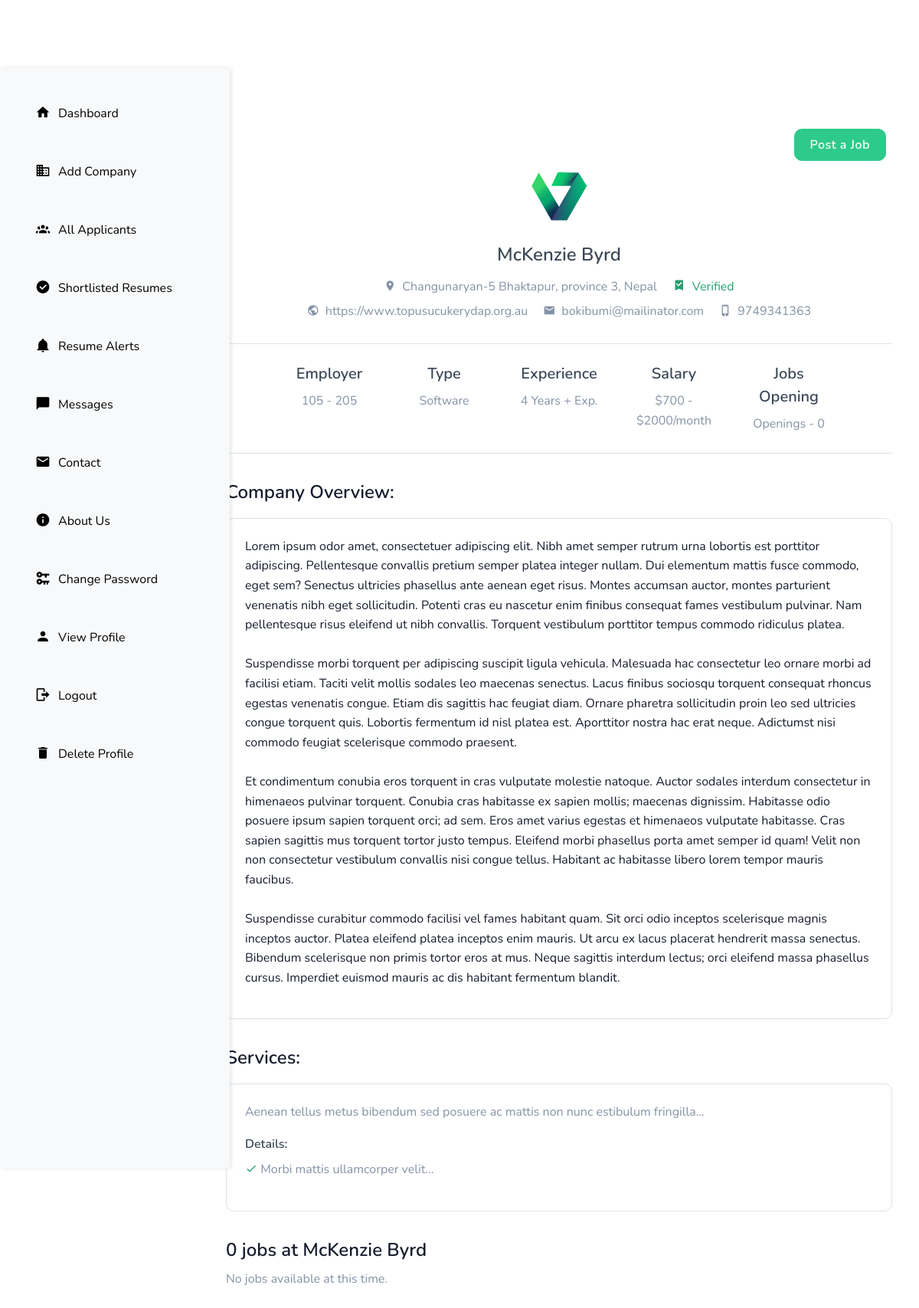
/company/company_detail/1/, run on an earlier commit of the app's database.
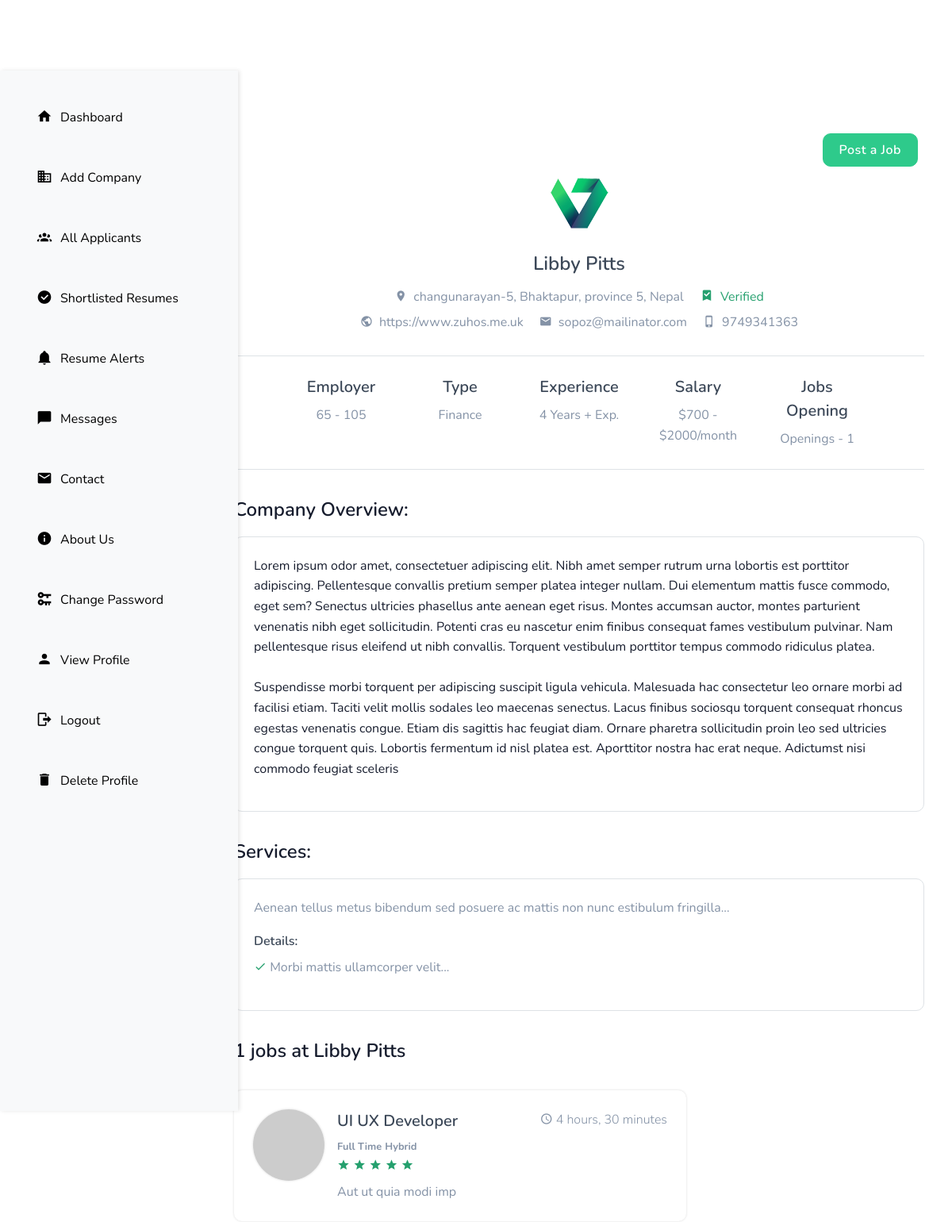
And on a later commit of the database.
### company/models.py (models this page shows, shortened)
class Company(models.Model):
    user = models.OneToOneField(User, on_delete=models.CASCADE)
    name = models.CharField(max_length=200)
    address = models.CharField(max_length=50, null= True)
    email = models.EmailField(max_length=50)
    phone_number = models.CharField(max_length=13)
    website = models.URLField()
    founded_in = models.PositiveIntegerField()
    primary_industry = models.CharField(max_length=100, choices=PRIMARY_INDUSTRY)
    province = models.CharField(max_length=20, choices=PROVINCE_CHOICES)
    company_size = models.CharField(max_length=20,choices=COMPANY_SIZES)
    country = models.CharField(max_length=20, choices=COUNTRY_CHOICES)
    linkedin = models.URLField()
    instagram = models.URLField()
    facebook = models.URLField()
    about_company = models.TextField()

### job/models.py (models this page shows, shortened)
class Job(models.Model):
    company = models.ForeignKey(Company, on_delete=models.CASCADE)  # Renamed for clarity
    title = models.CharField(max_length=200)
    post_date_time = models.DateTimeField(auto_now_add=True, editable=False)
    date_posted = models.DateField(auto_now_add=True)
    salary = models.PositiveIntegerField()
    pay_mode = models.CharField(max_length=20, choices=PAY_MODE)
    job_type = models.CharField(max_length=50, choices=JOB_TYPE)
    job_location = models.CharField(max_length=200, choices=JOB_LOCATION)
    job_category = models.CharField(max_length=200, choices=JOB_CATEGORY)
    expiry_date = models.DateTimeField(null=True, blank=True)
    job_description = models.TextField()
    status = models.CharField(max_length=50, choices=STATUS, default='Pending')

### company/views.py (the view)
# urls.py: path('company_detail/<int:pk>/', views.company_detail, name='company_detail'),
def company_detail(request, pk):
  company = Company.objects.get(id = pk)
  context = {'company': company}
  return render(request, 'company/company_detail.html', context)

### templates/company/company_detail.html (shortened to what the changed rows need)
{% extends "base.html" %}
{% load static %}
{% block content %}
<section class="section">
  <div class="container">
    <div class="row">
      <div class="col-lg-12">
        <div class="text-sm-center">
          <h4 class="mt-3"><a href="#" class="text-dark">{{ company.name }}</a></h4>
          <ul class="list-inline mb-0">
            <li class="list-inline-item mr-3">
              <p class="text-muted mb-0 text-center"><i class="mdi mdi-map-marker mr-2"></i>{{ company.address }}, {{ company.province }}, {{ company.country }}</p>
            </li>
          </ul>
          <ul class="list-inline mb-2">
            <li class="list-inline-item mr-3">
              <p class="text-muted"><i class="mdi mdi-earth mr-2"></i>{{ company.linkedin }}</p>
            </li>
            <li class="list-inline-item mr-3">
              <p class="text-muted"><i class="mdi mdi-email mr-2"></i>{{ company.email }}</p>
            </li>
            <li class="list-inline-item">
              <p class="text-muted"><i class="mdi mdi-cellphone-iphone mr-2"></i>{{ company.phone_number }}</p>
            </li>
          </ul>
        </div>
      </div>
    </div>
    <div class="row">
      <div class="col-lg-12">
        <div class="border-top border-bottom pt-4 pb-4">
          <div class="row justify-content-sm-center">
            <div class="col-lg-2 col-md-3 col-6">
              <div class="text-sm-center m-14">
                <h5 class="text-dark mb-2">Employer</h5>
                <p class="text-muted mb-0">{{ company.company_size }}</p>
              </div>
            </div>
            <div class="col-lg-2 col-md-3 col-6">
              <div class="text-sm-center m-14">
                <h5 class="text-dark mb-2">Type</h5>
                <p class="text-muted mb-0">{{ company.primary_industry }}</p>
              </div>
            </div>
            <div class="col-lg-2 col-md-3 col-6">
              <div class="text-sm-center m-14">
                <h5 class="text-dark mb-2">Jobs Opening</h5>
                <p class="text-muted mb-0">Openings - {{ company.job_set.all.count }}</p>
              </div>
            </div>
          </div>
        </div>
      </div>
    </div>
    <div class="row">
      <div class="col-lg-12 mt-4 pt-2">
        <div class="rounded border p-4 mt-3">
          <p class="">{{ company.about_company|linebreaksbr }}</p>
        </div>
      </div>
    </div>
    <div class="row">
      <div class="col-lg-12 mt-4 pt-2">
        <h4>{{ company.job_set.all.count }} jobs at {{ company.name }}</h4>
      </div>
      <div class="col-lg-8 col-md-7">
        {% if company.job_set.all.count > 0 %}
          {% for job in company.job_set.all %}
            <div class="shadow rounded p-4 mt-4">
              <img src="https://via.placeholder.com/400X400//88929f/5a6270C/O https://placeholder.com/" alt="" height="90" class="float-left shadow rounded-pill mr-3">
              <div class="d-block overflow-hidden">
                <h6 class="text-muted font-weight-light float-right mb-0"><i class="mdi mdi-clock-outline mr-1"></i>{{ job.post_date_time|timesince }}</h6>
                <h5 class="mb-1"><a href="#" class="text-dark">{{ job.title }}</a></h5>
                <small class="text-muted font-weight-bold">{{ job.job_type }}</small>
                <small class="text-muted font-weight-bold">{{ job.job_location }}</small>
                <ul class="employers-icons list-inline mb-1">
                  <li class="list-inline-item mr-0 text-success"><i class="mdi mdi-star"></i></li>
                  <li class="list-inline-item mr-0 text-success"><i class="mdi mdi-star"></i></li>
                  <li class="list-inline-item mr-0 text-success"><i class="mdi mdi-star"></i></li>
                  <li class="list-inline-item mr-0 text-success"><i class="mdi mdi-star"></i></li>
                  <li class="list-inline-item mr-0 text-success"><i class="mdi mdi-star"></i></li>
                </ul>
                <p class="text-muted mb-0">{{ job.job_description|truncatewords:20 }}</p>
              </div>
            </div>
          {% endfor %}
        {% else %}
          <p class="text-muted">No jobs available at this time.</p>
        {% endif %}
      </div>
    </div>
  </div>
</section>
{% endblock content %}

What changed in the data, as far as the page shows it:
changed Company "Nepal": name "McKenzie Byrd" → "Libby Pitts"; address "Changunaryan-5 Bhaktapur" → "changunarayan-5, Bhaktapur"; province "province 3" → "province 5"; linkedin "https://www.topusucukerydap.org.au" → "https://www.zuhos.me.uk"; email "bokibumi@mailinator.com" → "sopoz@mailinator.com"; company_size "105 - 205" → "65 - 105"; primary_industry "Software" → "Finance"; job_set.all.count "0" → "1"; about_company "…Adictumst nisi commodo feugiat scelerisque commodo praesent. Et condimentum conubia eros torquent in cras vulputate molestie natoque. Auctor sodales interdum consectetur in himenaeos pulvinar torquent. Conubia cras habitasse ex sapien mollis; maecenas dignissim. Habitasse odio posuere ipsum sapien torquent orci; ad sem. Eros amet varius egestas et himenaeos vulputate habitasse. Cras sapien sagittis mus torquent tortor justo tempus. Eleifend morbi phasellus porta amet semper id quam! Velit non non consectetur vestibulum convallis nisi congue tellus. Habitant ac habitasse libero lorem tempor mauris faucibus. Suspendisse curabitur commodo facilisi vel fames habitant quam. Sit orci odio…" → "…Adictumst nisi commodo feugiat sceleris"
added Job: post_date_time "4 hours, 30 minutes", title "UI UX Developer", job_type "Full Time", job_location "Hybrid", job_description "Aut ut quia modi imp"
Also different on the page:
text no longer shown: "No jobs available at this time."
